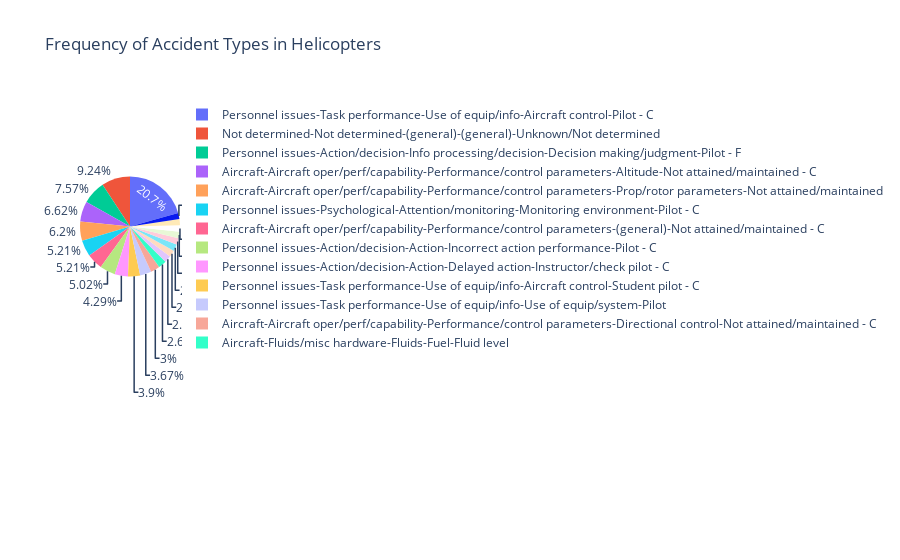

The notebook cell this image was saved under:
### Code cell
fig = px.pie(values=Occur_vals, names=Occur_keys, title='Frequency of Accident Types in Helicopters')
fig.show()

### Figure 1 — Plotly figure (JSON) as saved in the notebook; plotly's stock layout.template omitted (floating-point values rounded to 4 significant figures)
{"data": [{"domain": {"x": [0, 1], "y": [0, 1]}, "hovertemplate": "label=%{label}<br>value=%{value}<extra></extra>", "labels": ["Personnel issues-Psychological-Attention/monitoring-Monitoring other aircraft-Pilot - C", "Aircraft-Aircraft oper/perf/capability-Performance/control parameters-Altitude-Not attained/maintained - C", "Personnel issues-Psychological-Attention/monitoring-Monitoring environment-Pilot - C", "Aircraft-Aircraft oper/perf/capability-Performance/control parameters-Directional control-Not attained/maintained - C", "Not determined-Not determined-(general)-(general)-Unknown/Not determined", "Personnel issues-Task performance-Use of equip/info-Use of equip/system-Pilot", "Aircraft-Aircraft oper/perf/capability-Performance/control parameters-Descent rate-Not attained/maintained", "Aircraft-Aircraft oper/perf/capability-Performance/control parameters-Prop/rotor parameters-Not attained/maintained", "Personnel issues-Task performance-Use of equip/info-Aircraft control-Instructor/check pilot", "Personnel issues-Task performance-Use of equip/info-Aircraft control-Pilot - C", "Personnel issues-Task performance-Use of equip/info-Aircraft control-Student pilot - C", "Environmental issues-Conditions/weather/phenomena-Wind-Gusts-Effect on operation - C", "Personnel issues-Action/decision-Action-Incorrect action performance-Pilot - C", "Personnel issues-Action/decision-Info processing/decision-Identification/recognition-Pilot", "Aircraft-Fluids/misc hardware-Fluids-Fuel-Fluid level", "Personnel issues-Action/decision-Action-Delayed action-Instructor/check pilot - C", "Aircraft-Aircraft oper/perf/capability-Performance/control parameters-(general)-Not attained/maintained - C", "Personnel issues-Action/decision-Info processing/decision-Decision making/judgment-Pilot - F", "Personnel issues-Task performance-Inspection-Preflight inspection-Pilot - C", "Personnel issues-Action/decision-Action-Lack of action-Pilot - C", "Personnel issues-Psychological-Perception/orientation/illusion-Spatial disorientation-Pilot - C"], "legendgroup": "", "name": "", "showlegend": true, "type": "pie", "values": [113, 353, 278, 160, 493, 196, 119, 331, 112, 1103, 208, 108, 268, 116, 139, 229, 278, 404, 116, 105, 106]}], "layout": {"autosize": true, "legend": {"tracegroupgap": 0}, "title": {"text": "Frequency of Accident Types in Helicopters"}}}
